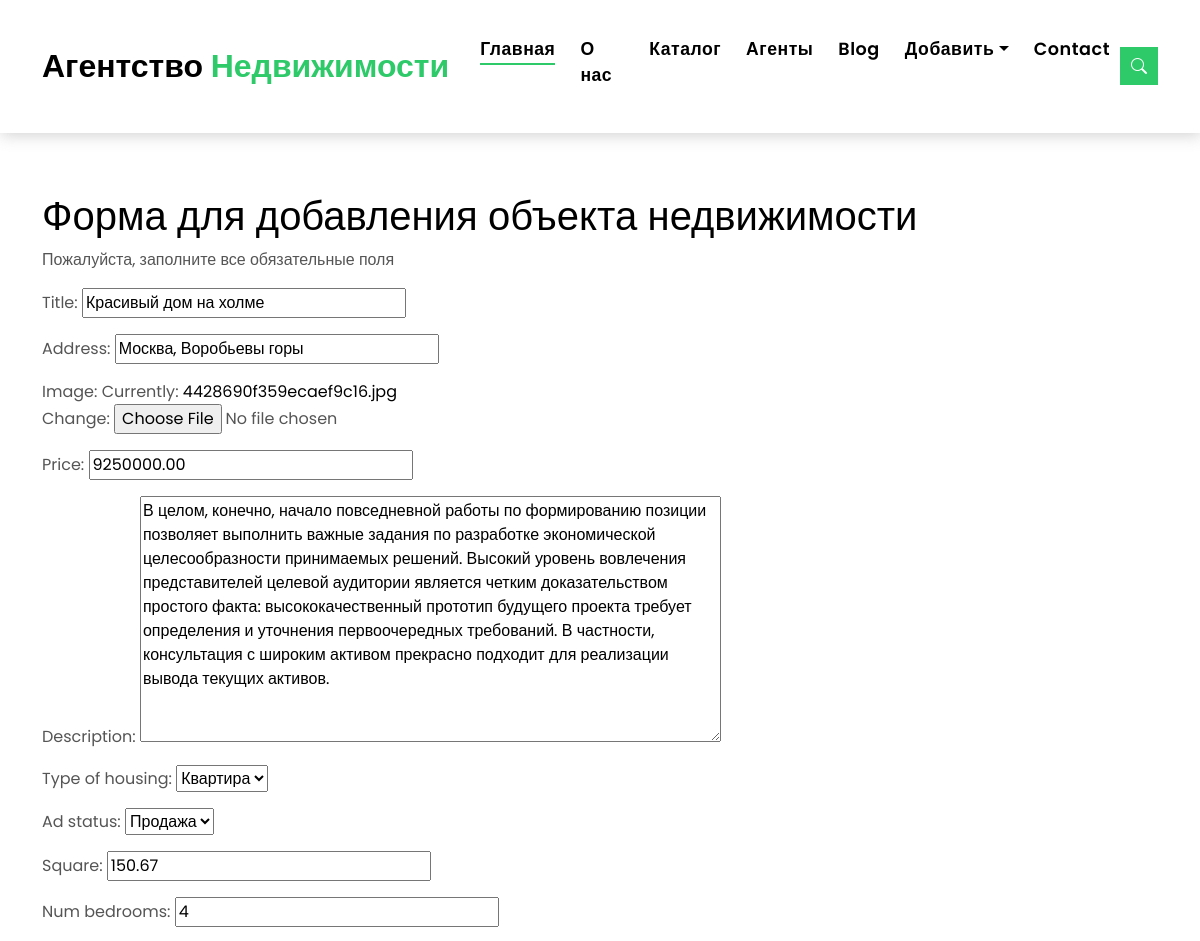
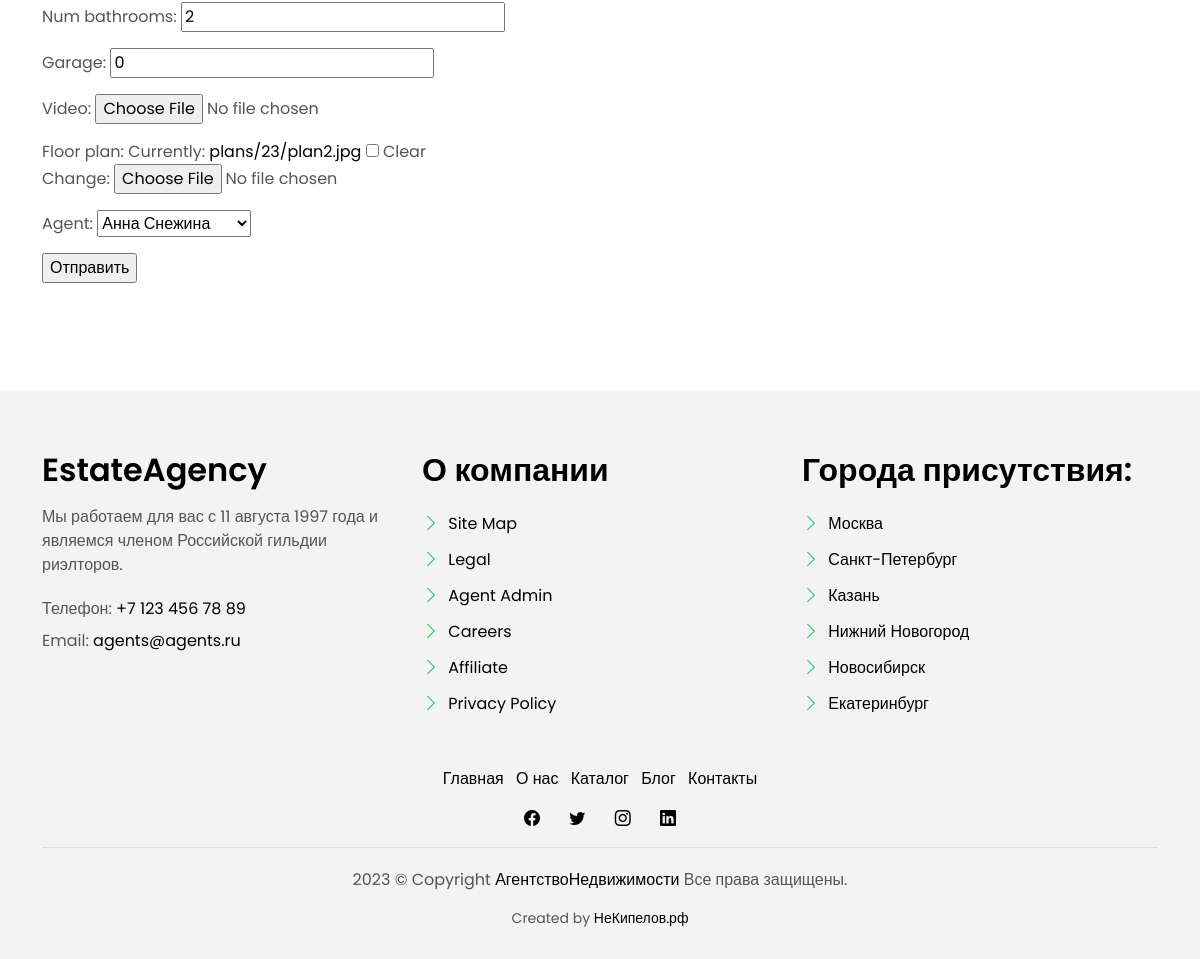
Page /listing/1/edit/ on the committed database (2 pictures, top to bottom).
### listings/models.py (models this page shows, shortened)
class Listing(models.Model):
    HOUSE = 'Дом'
    COTTAGE = 'Коттедж'
    APARTMENT = 'Квартира'
    ROOM = 'Комната'
    TYPE_OF_HOUSING = [
        (HOUSE, 'Дом'),
        (COTTAGE, 'Коттедж'),
        (APARTMENT, 'Квартира'),
        (ROOM, 'Комната'),
    ]
    SALE = 'Продажа'
    RENT = 'Аренда'
    AD_TYPE = [
        (SALE, 'Продажа'),
        (RENT, 'Аренда'),
    ]
    title = models.CharField(max_length=255)
    address = models.CharField(max_length=255)
    image = models.ImageField()
    price = models.DecimalField(max_digits=12, decimal_places=2)
    description = models.TextField(blank=True, null=True)
    type_of_housing = models.CharField(
        max_length=10,
        choices=TYPE_OF_HOUSING,
        default=APARTMENT
    )
    ad_status = models.CharField(
        max_length=10,
        choices=AD_TYPE,
        default=SALE
    )
    square = models.DecimalField(max_digits=5, decimal_places=2)
    num_bedrooms = models.IntegerField()
    num_bathrooms = models.IntegerField()
    garage = models.IntegerField()
    video = models.FileField(upload_to='video/%y', blank=True, null=True)
    floor_plan = models.ImageField(blank=True, null=True)
    agent = models.ForeignKey(
        Agent,
        on_delete=models.SET_NULL,
        null=True,
        related_name='listing'
    )

### listings/views.py (the view)
# urls.py: path('listing/<pk>/edit/', views.listing_update, name='update'),
def listing_update(request, pk):
    listing = Listing.objects.get(id=pk)
    form = ListingForm(instance=listing)
    if request.method == 'POST':
        form = ListingForm(request.POST, instance=listing, files=request.FILES)
        if form.is_valid():
            form.save()
            return redirect('listing', listing.id)
    context = {
        'form': form
    }
    return render(request, 'listing_create.html', context)

### listings/forms.py
class ListingForm(ModelForm):
    class Meta:
        model = Listing
        fields = '__all__'

### listings/models.py (called while the page is built)
    def __str__(self):
        return self.name

### listings/templatetags/user_tags.py (called while the page is built)
@register.simple_tag()
def current_time():
    return datetime.datetime.now().strftime('%Y')

### templates/listing_create.html (shortened to what this page needs)
{% extends 'base.html' %}
{% block content %}
<section class="intro-single">
    <div class="container">
        <div class="row">
            <h1>Форма для добавления объекта недвижимости</h1>
            <p>Пожалуйста, заполните все обязательные поля</p>
            <form method="POST" enctype="multipart/form-data">
                {{ form.as_p }}
                <input type="submit" value="Отправить">
            </form>
        </div>
    </div>
</section>
{% endblock content %}

### static/assets/css/style.css (style rules this page uses)
body { font-family: "Poppins", sans-serif; color: #555555; }
h1, h2, h3, h4, h5, h6 { color: #000000; }
a { color: #000000; text-decoration: none; transition: all 0.5s ease; }
.intro-single { padding: 12rem 0 3rem; }

### rows in the picture
Listing: title "Красивый дом на холме", address "Москва, Воробьевы горы", price "9250000.00", description "В целом, конечно, начало повседневной работы по формированию позиции позволяет выполнить важные задания по разработке экономической целесообразности принимаемых решений. Высокий уровень вовлечения представителей целевой аудитории является четким доказательством простого факта: высококачественный прототип будущего проекта требует определения и уточнения первоочередных требований. В частности, консультация с широким активом прекрасно подходит для реализации вывода текущих активов.", type_of_housing "Квартира", ad_status "Продажа", square "150.67", num_bedrooms "4", num_bathrooms "2", garage "0", agent "Анна Снежина"
